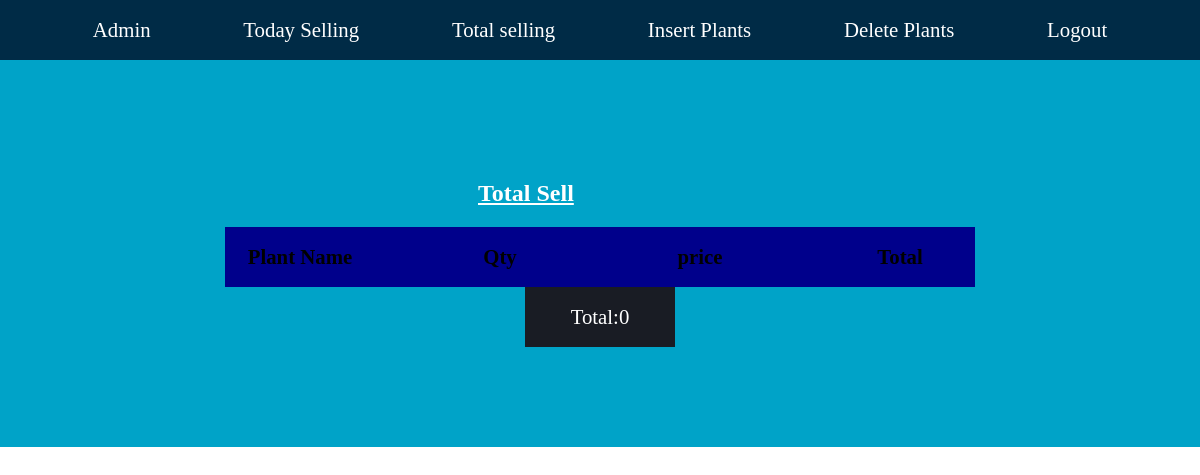
The app's page /total_sell.php, older data.
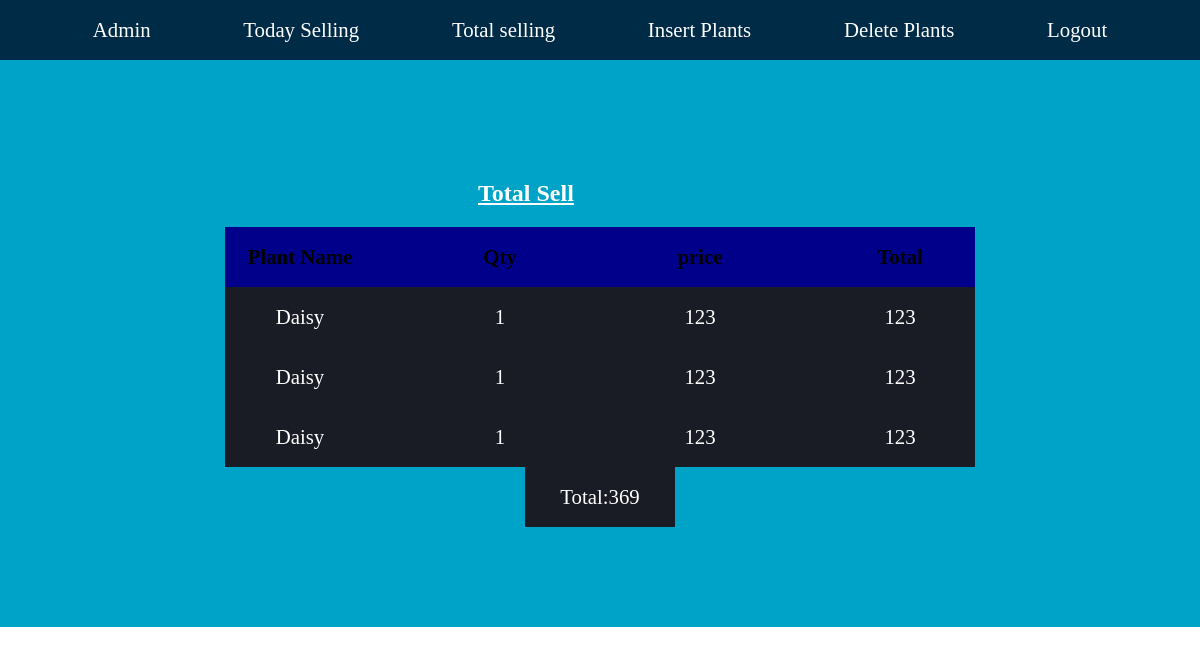
The same page, newer data.
### tables this page shows
CREATE TABLE IF NOT EXISTS `selling` (
  `date` date NOT NULL,
  `name` varchar(200) NOT NULL,
  `qty` varchar(200) NOT NULL,
  `price` varchar(200) NOT NULL,
  `subtotal` varchar(200) NOT NULL
);

### total_sell.php (the view, shortened to what this page needs)
<!DOCTYPE html>
<html lang="en">
<head>
</head>
<body>
<div class="left-navigation">
    <ul>
    <li><a  href="#">Admin</a></li>
    <li><a  href="admin.php">Today Selling</a></li>
        <li><a  href="total_sell.php">Total selling</a></li>
        <li><a href="insert_plant.php">Insert Plants</a></li>
        <li>
            <a href="delete_plant.php" class="categories-button" id="m" >Delete Plants</a>
        </li>
        <li><a href="alogout.php">Logout</a></li>
    </ul>
 </div>
 <section class="main" id="today">
        <div class="main-top">
                <h1 style="color: #fff; text-decoration:underline; margin-bottom:20px;margin-left:250px;">Total Sell </h1>
            </div>
            <div class="thead">
        <div class="th">
            <div>Plant Name</div>
            <div>Qty</div>
            <div>price</div>
            <div>Total</div>
        </div>
        <?php
    include 'connect.php';
    $sql = "SELECT * FROM `selling`  ";
    $result = mysqli_query($con, $sql);
    $total=0;
    if ($result)
    {
        while ($row = mysqli_fetch_array($result)) {
            $total=$total+$row['subtotal'];
    ?>
            <div class="contain">
            <div><?php echo $row['name']; ?></div>
            <div><?php echo $row['qty']; ?></div>
            <div><?php echo $row['price']; ?></div>
            <div><?php echo $row['subtotal']; ?></div>
        </div>
            <?php
        }}
        ?>
    </div>
    <div class="contain">
            <div>Total:<?php echo $total; ?></div>
    </div>
        </section>
</body>
</html>

### total_sell.php (style rules this page uses)
* { padding: 0; margin: 0; }
.main { display: flex; flex-direction: column; background-color: #108A4F; }
.left-navigation ul { display: flex; background-color: #002B46; height: 60px; font-size: 1.3rem; justify-content: space-evenly; align-items:center; }
.left-navigation ul li { list-style: none; }
.left-navigation ul li a { list-style:none; color:white; text-decoration: none; }
:root { --bg-color: #191919; --secont-bg-color: #101010; --main-color: #00a3c8; --text-color: #000; --second-color: #000; --other-color: #808080; --h1-font: 7rem; --h2-font: 7rem; --p-font: 1.1rem; }
section { padding: 120px 19% 100px; }
.main-top { display: flex; width: 100% }
.main { display: flex; flex-direction: column; justify-content: center; align-items: center; background-color: #00a3c8; color: #000; position: relative; }
.main { position: relative; }
.thead { display: flex; justify-content: center; flex-direction: column; align-items: center; }
.th { display: flex; gap: 50px; justify-content: center; align-items: center; text-align: center; background-color: darkblue; height: 60px; }
.th div { width: 150px; height: auto; font-size: 1.3rem; font-weight: 600; }
.contain { display: flex; gap: 50px; justify-content: center; align-items: center; text-align: center; background-color: #191c24; color: #ffffff; transition: ease .5s; height: 60px; }
.contain div { width: 150px; height: auto; font-size: 1.3rem; }
a { text-decoration: none; }

Row changes from the older to the newer data that the page shows:
added selling: name "Daisy", qty "1", price "123", subtotal "123"
added selling: name "Daisy", qty "1", price "123", subtotal "123"
added selling: name "Daisy", qty "1", price "123", subtotal "123"
Text that changed along with them:
$total: "0" → "369"
